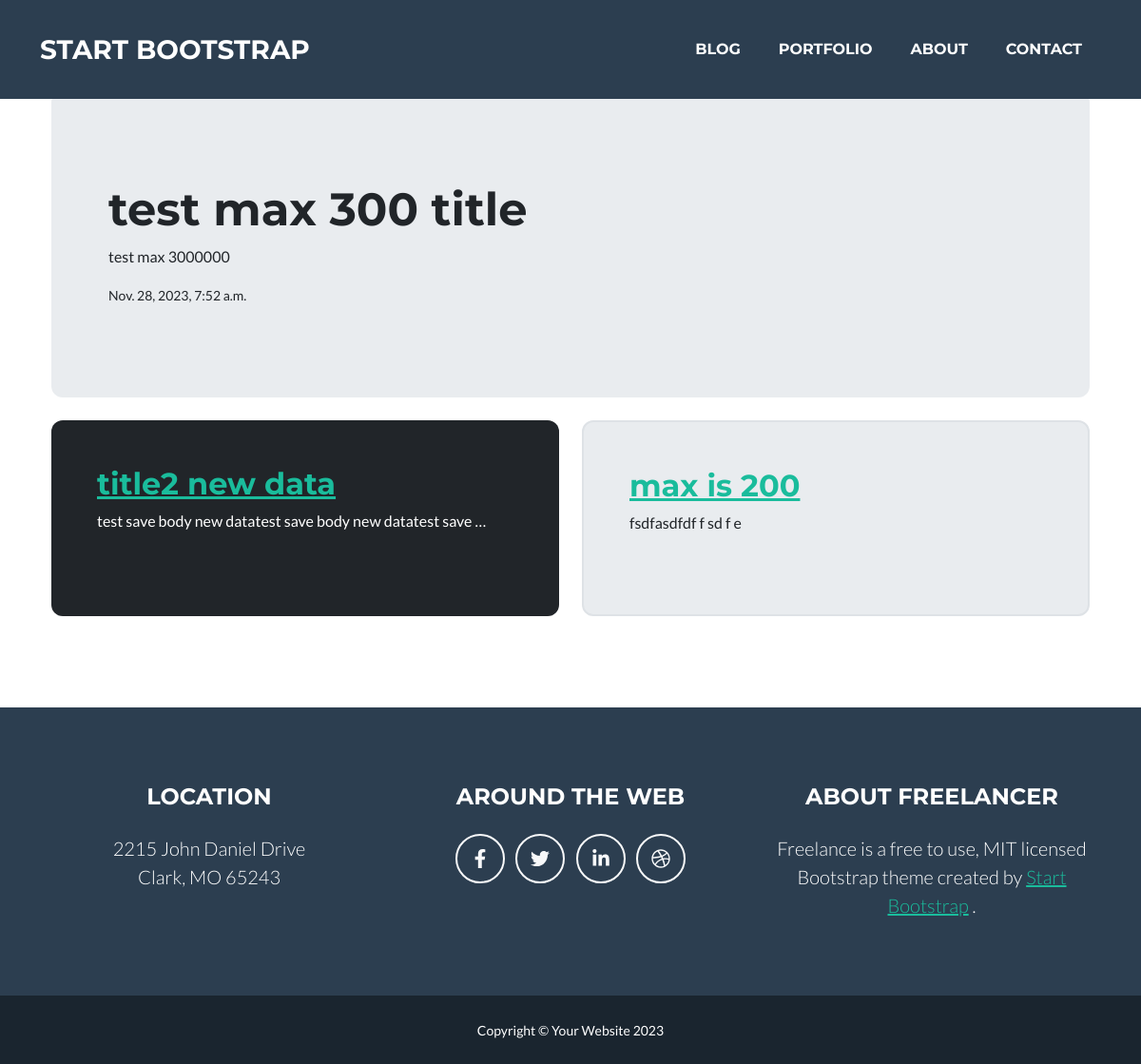
Page /blog/17/ on the committed database.
### post/models.py (models this page shows)
class Post(models.Model):
    title = models.CharField(max_length=200)
    body = models.TextField()
    created = models.DateTimeField(default=datetime.now(),)

### post/views.py (the view)
# urls.py: path('<int:post_id>/', views.post_page, name="post"),
def post_page(request, post_id):
    data_l = Post.objects.filter(id__lt=post_id).last()
    if not data_l:
        data_l = Post.objects.filter(id__lte=post_id).last()
    data_g = Post.objects.filter(id__gt=post_id).first()
    if not data_g:
        data_g = Post.objects.filter(id__gte=post_id).first()
    data = Post.objects.get(id=post_id)
    return render(request, 'post/post.html', {'post': data, 'post_l': data_l, 'post_g': data_g})

### post/templates/post/post.html (shortened to what this page needs)
{% extends 'index.html' %}
{% block content %}
<main>
  <div class="container py-6">
    <div class="p-5 mb-4 bg-body-tertiary rounded-3 jumbotron">
      <div class="container-fluid py-5">
        <h1 class="display-5 fw-bold">{{ post.title }}</h1>
        <p class="">{{ post.body }}</p>
        <small>{{ post.created }}</small>
      </div>
    </div>
    <div class="row align-items-md-stretch">
      <div class="col-md-6">
        <div class="h-100 p-5 text-bg-dark rounded-3">
          <h2><a href="{% url 'post' post_l.id %}">{{ post_l.title }}</a></h2>
          <p>{{ post_l.body|truncatewords:10 }}</p>
        </div>
      </div>
      <div class="col-md-6">
        <div class="h-100 p-5 bg-body-tertiary border rounded-3 jumbotron">
          <h2><a href="{% url 'post' post_g.id %}">{{ post_g.title }}</a></h2>
          <p>{{ post_g.body|truncatewords:10 }}</p>
        </div>
      </div>
    </div>
  </div>
</main>
{% endblock %}

### templates/index.html (style rules this page uses)
.jumbotron { padding: 20px; margin-bottom:20px; background-color: #e9ecef; }

### rows in the picture
Post: title "test max 300 title", body "test max 3000000", created "Nov. 28, 2023, 7:52 a.m."
Post: title "title2 new data", body "test save body new datatest save body new datatest save …"
Post: title "max is 200", body "fsdfasdfdf f sd f e"
